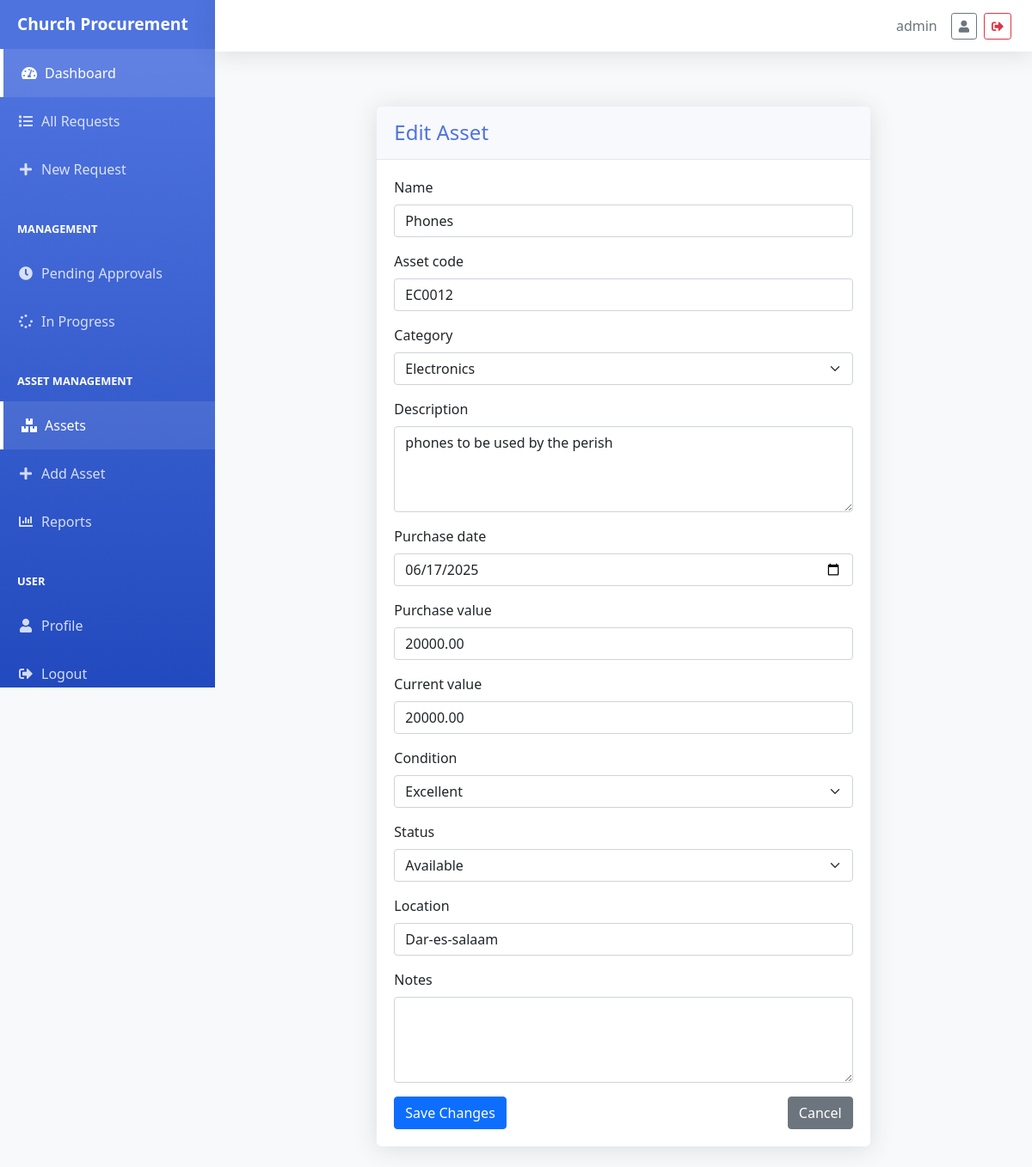
Page /procurement/assets/1/edit/ (signed in) on the earlier database version.
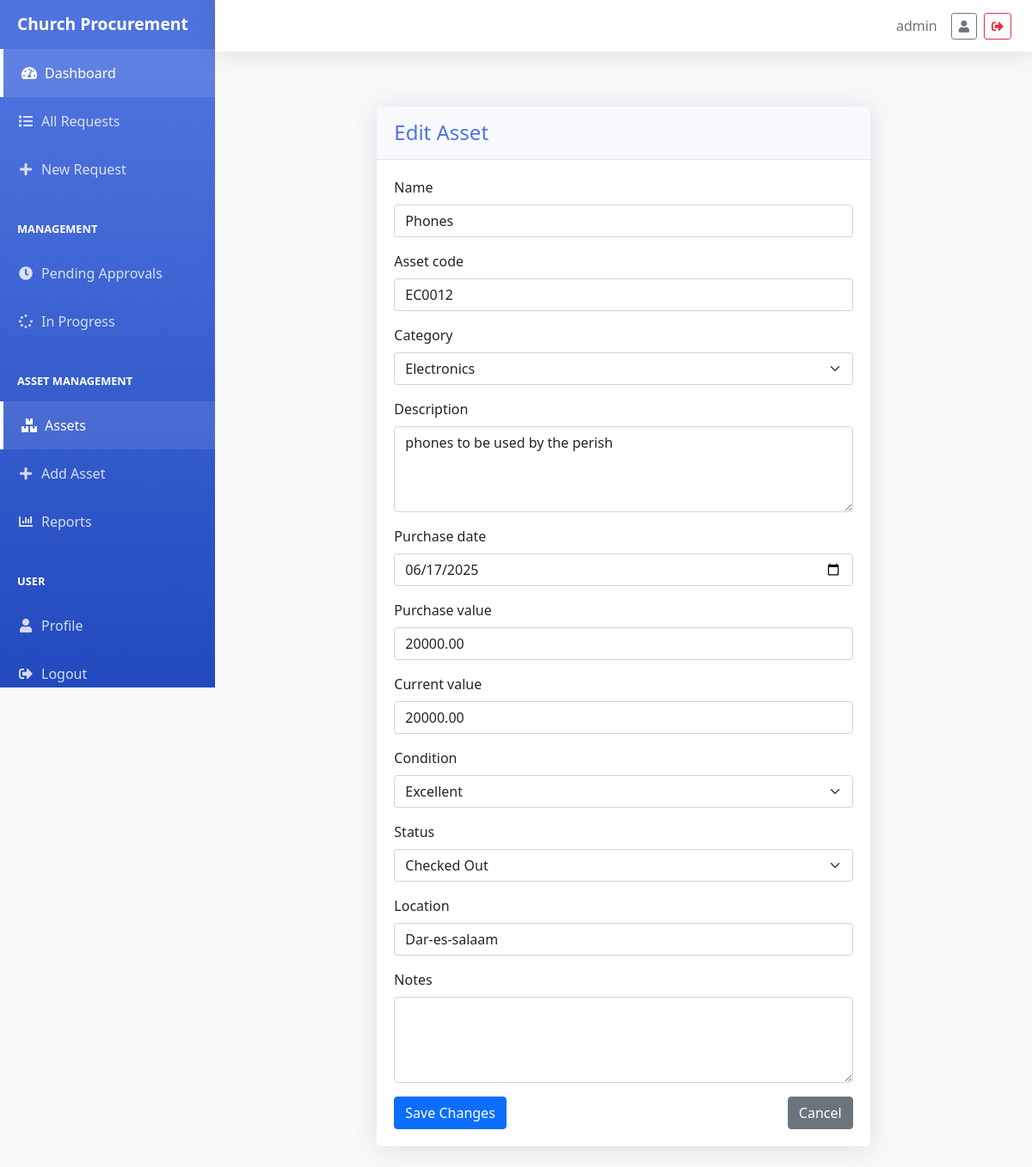
Same page on the later database version.
### procurement/models/asset.py (models this page shows, shortened)
class Asset(models.Model):
    CONDITION_CHOICES = [
        ('EXCELLENT', 'Excellent'),
        ('GOOD', 'Good'),
        ('FAIR', 'Fair'),
        ('POOR', 'Poor'),
        ('DAMAGED', 'Damaged'),
    ]
    STATUS_CHOICES = [
        ('AVAILABLE', 'Available'),
        ('CHECKED_OUT', 'Checked Out'),
        ('MAINTENANCE', 'Under Maintenance'),
        ('RETIRED', 'Retired'),
    ]
    name = models.CharField(max_length=200)
    asset_code = models.CharField(max_length=50, unique=True)
    category = models.ForeignKey(AssetCategory, on_delete=models.PROTECT)
    description = models.TextField()
    purchase_date = models.DateField()
    purchase_value = models.DecimalField(max_digits=10, decimal_places=2)
    current_value = models.DecimalField(max_digits=10, decimal_places=2)
    condition = models.CharField(max_length=20, choices=CONDITION_CHOICES)
    status = models.CharField(max_length=20, choices=STATUS_CHOICES, default='AVAILABLE')
    location = models.CharField(max_length=100)
    last_maintained = models.DateField(null=True, blank=True)
    notes = models.TextField(blank=True)
    created_at = models.DateTimeField(auto_now_add=True)
    updated_at = models.DateTimeField(auto_now=True)

### procurement/views/asset_views.py (the view, shortened to what this page needs)
# urls.py: path('assets/<int:pk>/edit/', AssetUpdateView.as_view(), name='asset_update'),
class AssetUpdateView(LoginRequiredMixin, UpdateView):
    model = Asset
    form_class = AssetForm
    template_name = 'procurement/asset/asset_form.html'

### procurement/forms/asset_forms.py (shortened to what this page needs)
class AssetForm(forms.ModelForm):
    class Meta:
        model = Asset
        fields = [
            'name', 'asset_code', 'category', 'description',
            'purchase_date', 'purchase_value', 'current_value',
            'condition', 'status', 'location', 'notes'
        ]
        widgets = {
            'name': forms.TextInput(attrs={'class': 'form-control'}),
            'asset_code': forms.TextInput(attrs={'class': 'form-control'}),
            'category': forms.Select(attrs={'class': 'form-select'}),
            'description': forms.Textarea(attrs={'class': 'form-control', 'rows': 3}),
            'purchase_date': forms.DateInput(attrs={'class': 'form-control', 'type': 'date'}),
            'purchase_value': forms.NumberInput(attrs={'class': 'form-control'}),
            'current_value': forms.NumberInput(attrs={'class': 'form-control'}),
            'condition': forms.Select(attrs={'class': 'form-select'}),
            'status': forms.Select(attrs={'class': 'form-select'}),
            'location': forms.TextInput(attrs={'class': 'form-control'}),
            'notes': forms.Textarea(attrs={'class': 'form-control', 'rows': 3}),
        }

### procurement/templates/procurement/asset/asset_form.html (shortened to what this page needs)
{% extends 'base.html' %}
{% load static %}
{% block content %}
<div class="container mt-4">
    <div class="row">
        <div class="col-md-8 offset-md-2">
            <div class="card">
                <div class="card-header">
                    <h4 class="mb-0">{% if form.instance.pk %}Edit Asset{% else %}Add New Asset{% endif %}</h4>
                </div>
                <div class="card-body">
                    <form method="post" class="needs-validation" novalidate>
                        {% for field in form %}
                        <div class="mb-3">
                            <label for="{{ field.id_for_label }}" class="form-label">{{ field.label }}</label>
                            {% if field.field.widget.input_type == 'select' %}
                                <select name="{{ field.name }}" id="{{ field.id_for_label }}"
                                        class="form-select {% if field.errors %}is-invalid{% endif %}"
                                        {% if field.field.required %}required{% endif %}>
                                    {% for choice in field.field.choices %}
                                        <option value="{{ choice.0 }}"
                                            {% if field.value == choice.0 %}selected{% endif %}>
                                            {{ choice.1 }}
                                        </option>
                                    {% endfor %}
                                </select>
                            {% else %}
                                {{ field }}
                            {% endif %}
                        </div>
                        {% endfor %}
                        <div class="d-flex justify-content-between">
                            <button type="submit" class="btn btn-primary">
                                {% if form.instance.pk %}Save Changes{% else %}Create Asset{% endif %}
                            </button>
                            <a href="{% url 'procurement:asset_list' %}" class="btn btn-secondary">Cancel</a>
                        </div>
                    </form>
                </div>
            </div>
        </div>
    </div>
</div>
{% endblock %}

Differences in the rows shown:
changed Asset "Phones": status "Available" → "Checked Out"
